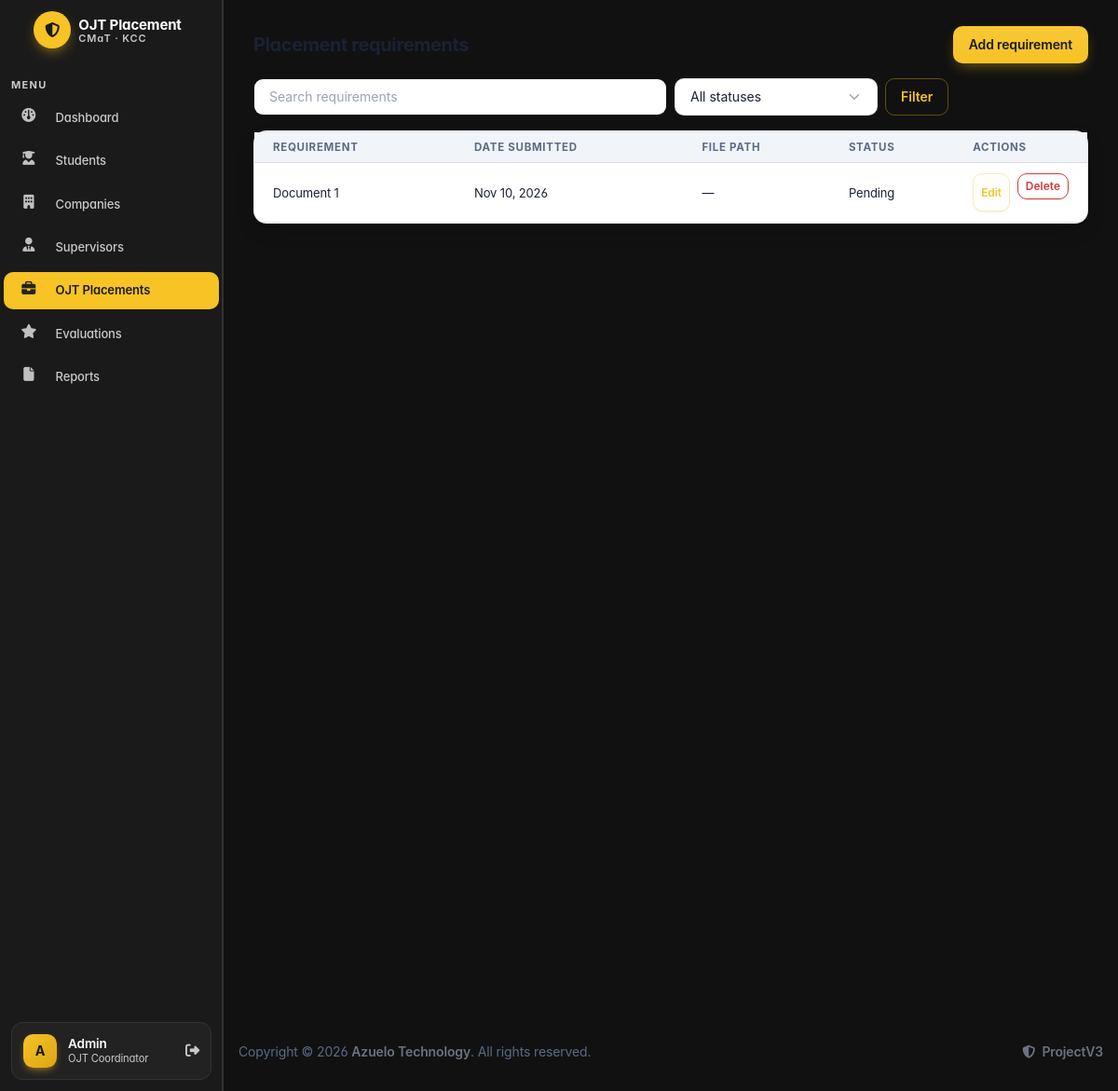
/placements/5/requirements/ (signed in), run on the app's committed database.
### apps/placements/models.py (models this page shows, shortened)
class PlacementRequirement(models.Model):
    class Status(models.TextChoices):
        PENDING = 'Pending', 'Pending'
        SUBMITTED = 'Submitted', 'Submitted'
        APPROVED = 'Approved', 'Approved'
        REJECTED = 'Rejected', 'Rejected'
    requirement_id = models.AutoField(primary_key=True)
    placement = models.ForeignKey(Placement, on_delete=models.PROTECT, related_name='requirements')
    requirement_name = models.CharField(max_length=100)
    date_submitted = models.DateField(null=True, blank=True)
    file_path = models.CharField(max_length=255, blank=True, null=True)
    status = models.CharField(max_length=20, choices=Status.choices, default=Status.PENDING)
    class Meta:
        db_table = 'ojt_requirements'

### apps/placements/views.py (the view)
# urls.py: path('<int:pk>/requirements/', views.placement_requirement_list, name='requirement_list'),
@login_required(login_url='login')
def placement_requirement_list(request, pk):
    placement = get_object_or_404(Placement, pk=pk)
    query = request.GET.get('q', '').strip()
    status = request.GET.get('status', '')
    requirements = placement.requirements.all().order_by('requirement_name')
    if query:
        requirements = requirements.filter(
            Q(requirement_name__icontains=query) | Q(status__icontains=query)
        )
    if status in PlacementRequirement.Status.values:
        requirements = requirements.filter(status=status)
    return render(request, 'placements/placement_requirement_list.html', {
        'placement': placement,
        'requirements': requirements,
        'query': query,
        'selected_status': status,
        'statuses': PlacementRequirement.Status.choices,
    })

### apps/context_processors.py (called while the page is built)
def placement_context(request):
    first_placement_id = None
    try:
        from apps.placements.models import Placement
        first_placement = Placement.objects.order_by('-start_date').first()
        if first_placement is not None:
            first_placement_id = first_placement.pk
    except Exception:
        first_placement_id = None
    return {'first_placement_id': first_placement_id}

def student_context(request):
    is_student = False
    if request.user.is_authenticated:
        email = getattr(request.user, 'email', '') or ''
        if email:
            from apps.students.models import Student
            is_student = Student.objects.filter(email__iexact=email).exists()
    return {'is_student': is_student}

def supervisor_context(request):
    is_supervisor = False
    if request.user.is_authenticated:
        email = getattr(request.user, 'email', '') or ''
        if email:
            from apps.supervisors.models import Supervisor
            is_supervisor = Supervisor.objects.filter(email__iexact=email).exists()
    return {'is_supervisor': is_supervisor}

### templates/placements/placement_requirement_list.html (shortened to what this page needs)
{% extends "theme/base.html" %}
{% block content %}
<div class="container-xl">
  <div class="page-header d-print-none mb-3">
    <div class="row align-items-center">
      <div class="col"><h2 class="page-title">Placement requirements</h2></div>
      <div class="col-auto"><a class="btn btn-primary" href="{% url 'placements:requirement_create' placement.pk %}">Add requirement</a></div>
    </div>
  </div>
  <form method="get" class="row g-2 mb-3">
    <div class="col-sm-6">
      <input class="form-control" type="search" name="q" value="{{ query }}" placeholder="Search requirements">
    </div>
    <div class="col-sm-3">
      <select class="form-select" name="status">
        <option value="">All statuses</option>
      </select>
    </div>
    <div class="col-auto"><button class="btn btn-outline-primary" type="submit">Filter</button></div>
  </form>
  <div class="card">
    <div class="table-responsive">
      <table class="table table-vcenter card-table">
        <thead><tr><th>Requirement</th><th>Date submitted</th><th>File path</th><th>Status</th><th class="w-1">Actions</th></tr></thead>
        <tbody>
          {% for requirement in requirements %}
          <tr>
            <td>{{ requirement.requirement_name }}</td>
            <td>{{ requirement.date_submitted|date:"M j, Y" }}</td>
            <td>{{ requirement.file_path|default:"—" }}</td>
            <td>{{ requirement.get_status_display }}</td>
            <td><div class="d-flex gap-2">
              <a class="btn btn-sm btn-outline-primary" href="{% url 'placements:requirement_update' placement.pk requirement.pk %}">Edit</a>
              <form method="post" action="{% url 'placements:requirement_delete' placement.pk requirement.pk %}" onsubmit="return confirm('Delete this requirement?');">
                {% csrf_token %}<button class="btn btn-sm btn-outline-danger" type="submit">Delete</button>
              </form>
            </div></td>
          </tr>
          {% empty %}<tr><td colspan="5" class="text-center text-muted p-4">No requirements found.</td></tr>{% endfor %}
        </tbody>
      </table>
    </div>
  </div>
</div>
{% endblock %}

### templates/theme/sidebar.html (shortened to what this page needs)
<aside class="navbar navbar-vertical navbar-expand-lg navbar-dark dh-sidebar">
  <div class="container-fluid">
    <div class="navbar-brand navbar-brand-autodark dh-brand">
      <a href="{% url 'dashboard' %}" class="d-flex align-items-center gap-2 text-decoration-none">
        <span class="dh-brand-mark">
          <i class="fa-solid fa-shield-halved"></i>
        </span>
        <span class="lh-1">
          <span class="dh-brand-name">OJT Placement</span>
          <span class="dh-brand-sub">CMaT · KCC</span>
        </span>
      </a>
    </div>
    <div class="collapse navbar-collapse" id="sidebar-menu">
      <ul class="navbar-nav pt-lg-2 py-lg-2">
        <li class="nav-item">
          <span class="dh-nav-section">MENU</span>
        </li>
        <li class="nav-item mb-1">
          <a
            class="nav-link {% if request.resolver_match.url_name == 'dashboard' %}active{% endif %}"
            href="{% url 'dashboard' %}"
            aria-current="{% if request.resolver_match.url_name == 'dashboard' %}page{% else %}false{% endif %}"
          >
            <span class="nav-link-icon d-md-none d-lg-inline-block">
              <i class="fa fa-dashboard"></i>
            </span>
            <span class="nav-link-title">Dashboard</span>
          </a>
        </li>
        <li class="nav-item mb-1">
          <a
            class="nav-link {% if request.resolver_match.app_name == 'students' %}active{% endif %}"
            href="{% url 'students:list' %}"
            aria-current="{% if request.resolver_match.app_name == 'students' %}page{% else %}false{% endif %}"
          >
            <span class="nav-link-icon d-md-none d-lg-inline-block">
              <i class="fas fa-user-graduate"></i>
            </span>
            <span class="nav-link-title">Students</span>
          </a>
        </li>
        <li class="nav-item mb-1">
          <a
            class="nav-link {% if request.resolver_match.app_name == 'companies' %}active{% endif %}"
            href="{% url 'companies:list' %}"
            aria-current="{% if request.resolver_match.app_name == 'companies' %}page{% else %}false{% endif %}"
          >
            <span class="nav-link-icon d-md-none d-lg-inline-block">
              <i class="fas fa-building"></i>
            </span>
            <span class="nav-link-title">Companies</span>
          </a>
        </li>
        <li class="nav-item mb-1">
          <a
            class="nav-link {% if request.resolver_match.app_name == 'supervisors' %}active{% endif %}"
            href="{% url 'supervisors:list' %}"
            aria-current="{% if request.resolver_match.app_name == 'supervisors' %}page{% else %}false{% endif %}"
          >
            <span class="nav-link-icon d-md-none d-lg-inline-block">
              <i class="fas fa-user-tie"></i>
            </span>
            <span class="nav-link-title">Supervisors</span>
          </a>
        </li>
        <li class="nav-item mb-1">
          <a
            class="nav-link {% if request.resolver_match.app_name == 'placements' %}active{% endif %}"
            href="{% url 'placements:list' %}"
            aria-current="{% if request.resolver_match.app_name == 'placements' %}page{% else %}false{% endif %}"
          >
            <span class="nav-link-icon d-md-none d-lg-inline-block">
              <i class="fa fa-briefcase"></i>
            </span>
            <span class="nav-link-title">OJT Placements</span>
          </a>
        </li>
        {% if first_placement_id %}
        <li class="nav-item mb-1">
          <a
            class="nav-link {% if request.resolver_match.url_name == 'evaluation_list' %}active{% endif %}"
            href="{% url 'placements:evaluation_list' first_placement_id %}"
            aria-current="{% if request.resolver_match.url_name == 'evaluation_list' %}page{% else %}false{% endif %}"
          >
            <span class="nav-link-icon d-md-none d-lg-inline-block">
              <i class="fa fa-star"></i>
            </span>
            <span class="nav-link-title">Evaluations</span>
          </a>
        </li>
        {% endif %}
        {% if first_placement_id %}
        <li class="nav-item mb-1">
          <a
            class="nav-link {% if request.resolver_match.url_name == 'report_list' %}active{% endif %}"
            href="{% url 'placements:report_list' first_placement_id %}"
            aria-current="{% if request.resolver_match.url_name == 'report_list' %}page{% else %}false{% endif %}"
          >
            <span class="nav-link-icon d-md-none d-lg-inline-block">
              <i class="fa fa-file"></i>
            </span>
            <span class="nav-link-title">Reports</span>
          </a>
        </li>
        {% endif %}
      </ul>
      <div class="dh-nav-sidebar-footer">
        <div class="dh-user-card">
          <span class="dh-avatar">{{ request.user.first_name|first|upper|default:"A" }}</span>
          <div class="dh-user-meta">
            <span class="dh-user-name">{{ request.user.get_full_name|default:"Admin" }}</span>
            <span class="dh-user-role">OJT Coordinator</span>
          </div>
          <a class="dh-user-logout" href="{% url 'logout' %}" title="Sign out">
            <i class="fa fa-sign-out-alt"></i>
          </a>
        </div>
      </div>
    </div>
  </div>
</aside>

### data on the page
PlacementRequirement: requirement_name "Document 1", date_submitted "Nov 10, 2026", file_path "—", status "Pending"

### other printed values
{{ request.user.first_name|first|upper|default:"A" }} "A"
{{ request.user.get_full_name|default:"Admin" }} "Admin"
